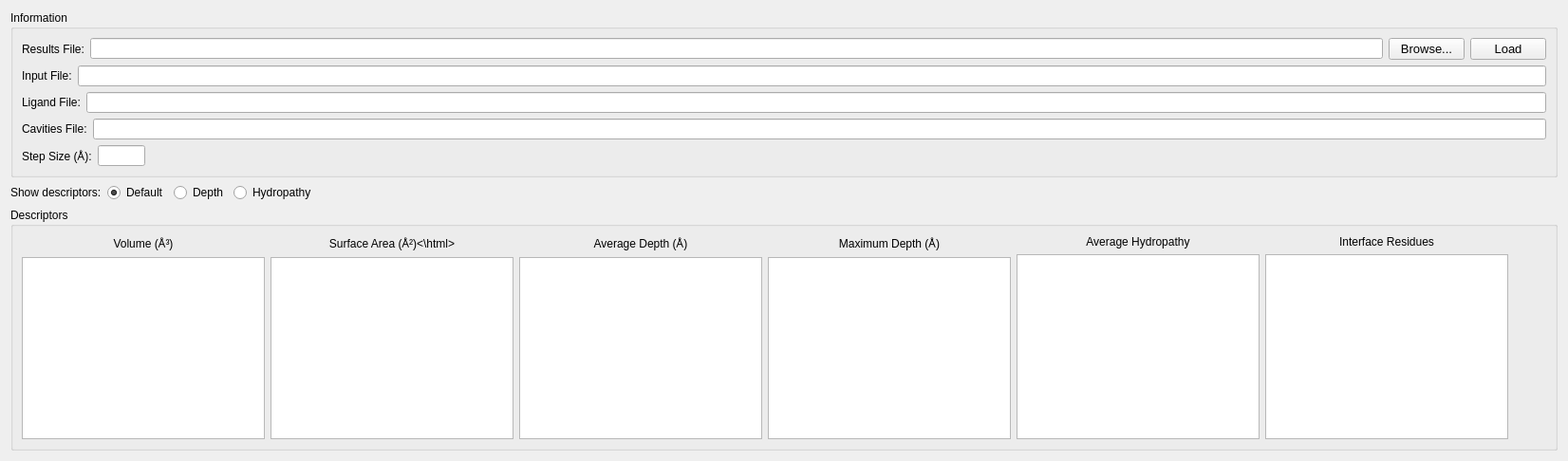
          <widget class="QWidget" name="visualization">
           <attribute name="title">
            <string>Visualization</string>
           </attribute>
           <layout class="QVBoxLayout" name="verticalLayout_6">
            <item>
             <widget class="QGroupBox" name="results_information">
              <property name="title">
               <string>Information</string>
              </property>
              <layout class="QVBoxLayout" name="verticalLayout_7">
               <item>
                <layout class="QHBoxLayout" name="hframe26">
                 <item>
                  <widget class="QLabel" name="vis_results_file_label">
                   <property name="sizePolicy">
                    <sizepolicy hsizetype="Minimum" vsizetype="Preferred">
                     <horstretch>0</horstretch>
                     <verstretch>0</verstretch>
                    </sizepolicy>
                   </property>
                   <property name="text">
                    <string>Results File:</string>
                   </property>
                  </widget>
                 </item>
                 <item>
                  <widget class="QLineEdit" name="vis_results_file_entry">
                   <property name="readOnly">
                    <bool>true</bool>
                   </property>
                  </widget>
                 </item>
                 <item>
                  <widget class="QPushButton" name="button_browse_results">
                   <property name="font">
                    <font>
                     <pointsize>10</pointsize>
                     <weight>50</weight>
                     <italic>false</italic>
                     <bold>false</bold>
                     <kerning>true</kerning>
                    </font>
                   </property>
                   <property name="text">
                    <string notr="true">Browse...</string>
                   </property>
                  </widget>
                 </item>
                 <item>
                  <widget class="QPushButton" name="button_load_results">
                   <property name="font">
                    <font>
                     <pointsize>10</pointsize>
                     <weight>50</weight>
                     <italic>false</italic>
                     <bold>false</bold>
                     <kerning>true</kerning>
                    </font>
                   </property>
                   <property name="text">
                    <string notr="true">Load</string>
                   </property>
                  </widget>
                 </item>
                </layout>
               </item>
               <item>
                <layout class="QHBoxLayout" name="hframe27">
                 <item>
                  <widget class="QLabel" name="vis_input_file_label">
                   <property name="text">
                    <string>Input File:</string>
                   </property>
                  </widget>
                 </item>
                 <item>
                  <widget class="QLineEdit" name="vis_input_file_entry">
                   <property name="readOnly">
                    <bool>true</bool>
                   </property>
                  </widget>
                 </item>
                </layout>
               </item>
               <item>
                <layout class="QHBoxLayout" name="hframe28">
                 <item>
                  <widget class="QLabel" name="vis_ligand_file_label">
                   <property name="text">
                    <string>Ligand File:</string>
                   </property>
                  </widget>
                 </item>
                 <item>
                  <widget class="QLineEdit" name="vis_ligand_file_entry">
                   <property name="readOnly">
                    <bool>true</bool>
                   </property>
                  </widget>
                 </item>
                </layout>
               </item>
               <item>
                <layout class="QHBoxLayout" name="hframe29">
                 <item>
                  <widget class="QLabel" name="vis_cavities_file_label">
                   <property name="text">
                    <string>Cavities File:</string>
                   </property>
                  </widget>
                 </item>
                 <item>
                  <widget class="QLineEdit" name="vis_cavities_file_entry">
                   <property name="readOnly">
                    <bool>true</bool>
                   </property>
                  </widget>
                 </item>
                </layout>
               </item>
               <item>
                <layout class="QHBoxLayout" name="hframe30">
                 <item>
                  <widget class="QLabel" name="vis_step_size_label">
                   <property name="text">
                    <string>Step Size (Å):</string>
                   </property>
                  </widget>
                 </item>
                 <item>
                  <widget class="QLineEdit" name="vis_step_size_entry">
                   <property name="sizePolicy">
                    <sizepolicy hsizetype="Minimum" vsizetype="Fixed">
                     <horstretch>0</horstretch>
                     <verstretch>0</verstretch>
                    </sizepolicy>
                   </property>
                   <property name="maximumSize">
                    <size>
                     <width>50</width>
                     <height>16777215</height>
                    </size>
                   </property>
                   <property name="text">
                    <string/>
                   </property>
                   <property name="maxLength">
                    <number>10</number>
                   </property>
                   <property name="alignment">
                    <set>Qt::AlignCenter</set>
                   </property>
                   <property name="readOnly">
                    <bool>true</bool>
                   </property>
                  </widget>
                 </item>
                 <item>
                  <spacer name="horizontalSpacer_2">
                   <property name="orientation">
                    <enum>Qt::Horizontal</enum>
                   </property>
                   <property name="sizeHint" stdset="0">
                    <size>
                     <width>40</width>
                     <height>20</height>
                    </size>
                   </property>
                  </spacer>
                 </item>
                </layout>
               </item>
              </layout>
             </widget>
            </item>
            <item>
             <layout class="QHBoxLayout" name="show_descriptors">
              <item>
               <widget class="QLabel" name="show_descriptors_label">
                <property name="sizePolicy">
                 <sizepolicy hsizetype="Fixed" vsizetype="Preferred">
                  <horstretch>0</horstretch>
                  <verstretch>0</verstretch>
                 </sizepolicy>
                </property>
                <property name="text">
                 <string>Show descriptors:</string>
                </property>
               </widget>
              </item>
              <item>
               <widget class="QRadioButton" name="default_view">
                <property name="sizePolicy">
                 <sizepolicy hsizetype="Fixed" vsizetype="Fixed">
                  <horstretch>0</horstretch>
                  <verstretch>0</verstretch>
                 </sizepolicy>
                </property>
                <property name="text">
                 <string>Default</string>
                </property>
                <property name="checked">
                 <bool>true</bool>
                </property>
                <property name="autoExclusive">
                 <bool>true</bool>
                </property>
               </widget>
              </item>
              <item>
               <widget class="QRadioButton" name="depth_view">
                <property name="sizePolicy">
                 <sizepolicy hsizetype="Fixed" vsizetype="Fixed">
                  <horstretch>0</horstretch>
                  <verstretch>0</verstretch>
                 </sizepolicy>
                </property>
                <property name="acceptDrops">
                 <bool>false</bool>
                </property>
                <property name="text">
                 <string>Depth</string>
                </property>
               </widget>
              </item>
              <item>
               <widget class="QRadioButton" name="hydropathy_view">
                <property name="sizePolicy">
                 <sizepolicy hsizetype="Fixed" vsizetype="Fixed">
                  <horstretch>0</horstretch>
                  <verstretch>0</verstretch>
                 </sizepolicy>
                </property>
                <property name="text">
                 <string>Hydropathy</string>
                </property>
               </widget>
              </item>
              <item>
               <spacer name="horizontalSpacer_3">
                <property name="orientation">
                 <enum>Qt::Horizontal</enum>
                </property>
                <property name="sizeHint" stdset="0">
                 <size>
                  <width>40</width>
                  <height>20</height>
                 </size>
                </property>
               </spacer>
              </item>
             </layout>
            </item>
            <item>
             <widget class="QGroupBox" name="descriptors">
              <property name="title">
               <string>Descriptors</string>
              </property>
              <layout class="QHBoxLayout" name="horizontalLayout">
               <item>
                <layout class="QVBoxLayout" name="vframe1">
                 <item>
                  <widget class="QLabel" name="volume_label">
                   <property name="text">
                    <string>Volume (Å³)</string>
                   </property>
                   <property name="alignment">
                    <set>Qt::AlignCenter</set>
                   </property>
                  </widget>
                 </item>
                 <item>
                  <widget class="QListWidget" name="volume_list">
                   <property name="sizePolicy">
                    <sizepolicy hsizetype="Preferred" vsizetype="Expanding">
                     <horstretch>0</horstretch>
                     <verstretch>0</verstretch>
                    </sizepolicy>
                   </property>
                   <property name="minimumSize">
                    <size>
                     <width>150</width>
                     <height>0</height>
                    </size>
                   </property>
                   <property name="selectionMode">
                    <enum>QAbstractItemView::MultiSelection</enum>
                   </property>
                  </widget>
                 </item>
                </layout>
               </item>
               <item>
                <layout class="QVBoxLayout" name="vframe2">
                 <item>
                  <widget class="QLabel" name="area_label">
                   <property name="text">
                    <string>&lt;html&gt;Surface Area (Å&amp;#178;)&lt;\html&gt;</string>
                   </property>
                   <property name="alignment">
                    <set>Qt::AlignCenter</set>
                   </property>
                  </widget>
                 </item>
                 <item>
                  <widget class="QListWidget" name="area_list">
                   <property name="sizePolicy">
                    <sizepolicy hsizetype="Preferred" vsizetype="Expanding">
                     <horstretch>0</horstretch>
                     <verstretch>0</verstretch>
                    </sizepolicy>
                   </property>
                   <property name="minimumSize">
                    <size>
                     <width>150</width>
                     <height>0</height>
                    </size>
                   </property>
                   <property name="selectionMode">
                    <enum>QAbstractItemView::MultiSelection</enum>
                   </property>
                  </widget>
                 </item>
                </layout>
               </item>
               <item>
                <layout class="QVBoxLayout" name="vframe4">
                 <item>
                  <widget class="QLabel" name="avg_depth_label">
                   <property name="text">
                    <string>Average Depth (Å)</string>
                   </property>
                   <property name="alignment">
                    <set>Qt::AlignCenter</set>
                   </property>
                  </widget>
                 </item>
                 <item>
                  <widget class="QListWidget" name="avg_depth_list">
                   <property name="sizePolicy">
                    <sizepolicy hsizetype="Preferred" vsizetype="Expanding">
                     <horstretch>0</horstretch>
                     <verstretch>0</verstretch>
                    </sizepolicy>
                   </property>
                   <property name="minimumSize">
                    <size>
                     <width>150</width>
                     <height>0</height>
                    </size>
                   </property>
                   <property name="selectionMode">
                    <enum>QAbstractItemView::MultiSelection</enum>
                   </property>
                  </widget>
                 </item>
                </layout>
               </item>
               <item>
                <layout class="QVBoxLayout" name="vframe5">
                 <item>
                  <widget class="QLabel" name="max_depth_label">
                   <property name="text">
                    <string>Maximum Depth (Å)</string>
                   </property>
                   <property name="alignment">
                    <set>Qt::AlignCenter</set>
                   </property>
                  </widget>
                 </item>
                 <item>
                  <widget class="QListWidget" name="max_depth_list">
                   <property name="sizePolicy">
                    <sizepolicy hsizetype="Preferred" vsizetype="Expanding">
                     <horstretch>0</horstretch>
                     <verstretch>0</verstretch>
                    </sizepolicy>
                   </property>
                   <property name="minimumSize">
                    <size>
                     <width>150</width>
                     <height>0</height>
                    </size>
                   </property>
                   <property name="selectionMode">
                    <enum>QAbstractItemView::MultiSelection</enum>
                   </property>
                  </widget>
                 </item>
                </layout>
               </item>
               <item>
                <layout class="QVBoxLayout" name="verticalLayout_9">
                 <item>
                  <widget class="QLabel" name="avg_hydropathy_label">
                   <property name="text">
                    <string>Average Hydropathy</string>
                   </property>
                   <property name="alignment">
                    <set>Qt::AlignCenter</set>
                   </property>
                  </widget>
                 </item>
                 <item>
                  <widget class="QListWidget" name="avg_hydropathy_list">
                   <property name="sizePolicy">
                    <sizepolicy hsizetype="Preferred" vsizetype="Expanding">
                     <horstretch>0</horstretch>
                     <verstretch>0</verstretch>
                    </sizepolicy>
                   </property>
                   <property name="minimumSize">
                    <size>
                     <width>150</width>
                     <height>0</height>
                    </size>
                   </property>
                   <property name="selectionMode">
                    <enum>QAbstractItemView::MultiSelection</enum>
                   </property>
                  </widget>
                 </item>
                </layout>
               </item>
               <item>
                <layout class="QVBoxLayout" name="vframe3">
                 <item>
                  <widget class="QLabel" name="residues_label">
                   <property name="text">
                    <string>Interface Residues</string>
                   </property>
                   <property name="alignment">
                    <set>Qt::AlignCenter</set>
                   </property>
                  </widget>
                 </item>
                 <item>
                  <widget class="QListWidget" name="residues_list">
                   <property name="sizePolicy">
                    <sizepolicy hsizetype="Preferred" vsizetype="Expanding">
                     <horstretch>0</horstretch>
                     <verstretch>0</verstretch>
                    </sizepolicy>
                   </property>
                   <property name="minimumSize">
                    <size>
                     <width>150</width>
                     <height>0</height>
                    </size>
                   </property>
                   <property name="selectionMode">
                    <enum>QAbstractItemView::MultiSelection</enum>
                   </property>
                  </widget>
                 </item>
                </layout>
               </item>
               <item>
                <spacer name="hspacer8">
                 <property name="orientation">
                  <enum>Qt::Horizontal</enum>
                 </property>
                 <property name="sizeHint" stdset="0">
                  <size>
                   <width>40</width>
                   <height>20</height>
                  </size>
                 </property>
                </spacer>
               </item>
              </layout>
             </widget>
            </item>
           </layout>
          </widget>
